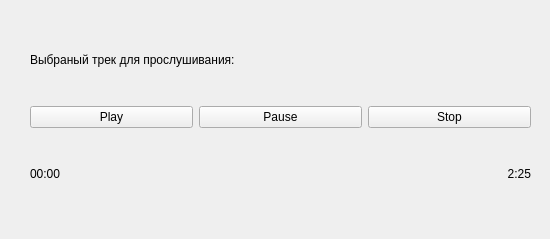
<?xml version="1.0" encoding="UTF-8"?>
<ui version="4.0">
 <class>Form</class>
 <widget class="QWidget" name="Form">
  <property name="geometry">
   <rect>
    <x>0</x>
    <y>0</y>
    <width>550</width>
    <height>239</height>
   </rect>
  </property>
  <property name="minimumSize">
   <size>
    <width>550</width>
    <height>150</height>
   </size>
  </property>
  <property name="maximumSize">
   <size>
    <width>550</width>
    <height>500</height>
   </size>
  </property>
  <property name="windowTitle">
   <string>Form</string>
  </property>
  <widget class="QWidget" name="verticalLayoutWidget">
   <property name="geometry">
    <rect>
     <x>30</x>
     <y>20</y>
     <width>501</width>
     <height>194</height>
    </rect>
   </property>
   <layout class="QVBoxLayout" name="verticalLayout">
    <item>
     <widget class="QLabel" name="label">
      <property name="text">
       <string>Выбраный трек для прослушивания: </string>
      </property>
     </widget>
    </item>
    <item>
     <layout class="QHBoxLayout" name="horizontalLayout">
      <item>
       <widget class="QPushButton" name="pushButton">
        <property name="text">
         <string>Play</string>
        </property>
       </widget>
      </item>
      <item>
       <widget class="QPushButton" name="pushButton_2">
        <property name="text">
         <string>Pause</string>
        </property>
       </widget>
      </item>
      <item>
       <widget class="QPushButton" name="pushButton_3">
        <property name="text">
         <string>Stop</string>
        </property>
       </widget>
      </item>
     </layout>
    </item>
    <item>
     <layout class="QHBoxLayout" name="horizontalLayout_2">
      <item>
       <widget class="QLabel" name="label_3">
        <property name="text">
         <string>00:00</string>
        </property>
       </widget>
      </item>
      <item>
       <widget class="QLabel" name="label_2">
        <property name="text">
         <string>2:25</string>
        </property>
        <property name="alignment">
         <set>Qt::AlignRight|Qt::AlignTrailing|Qt::AlignVCenter</set>
        </property>
       </widget>
      </item>
     </layout>
    </item>
   </layout>
  </widget>
 </widget>
 <resources/>
 <connections/>
</ui>
